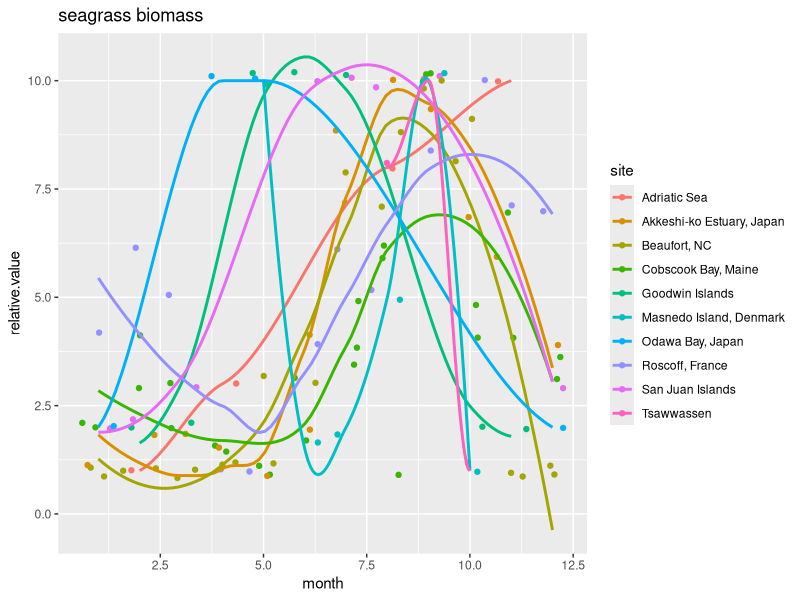
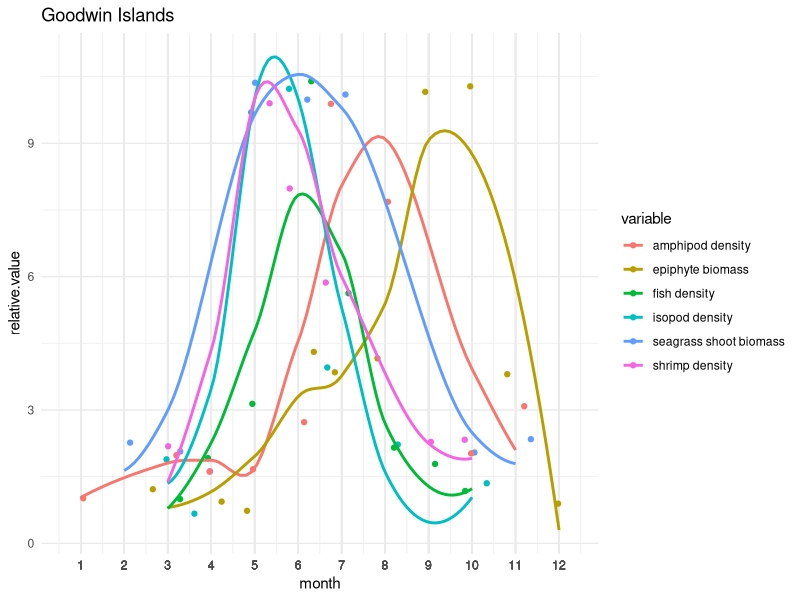
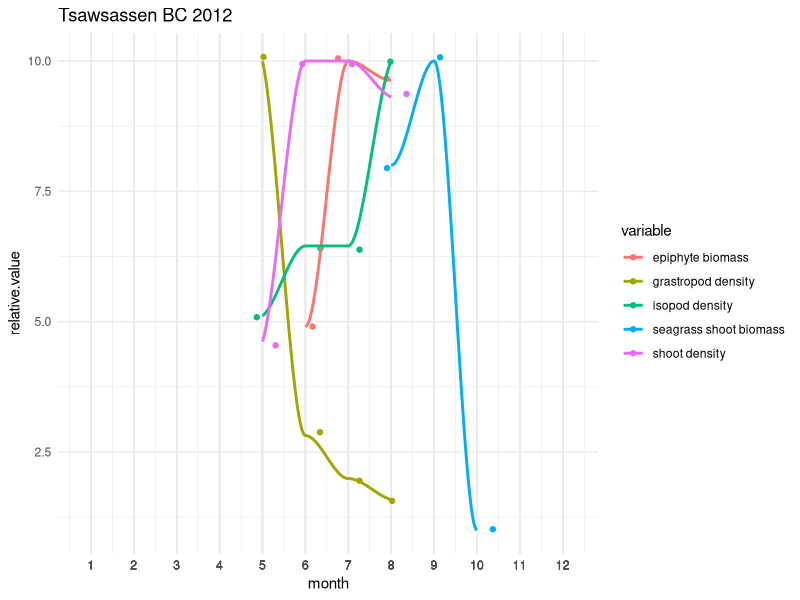
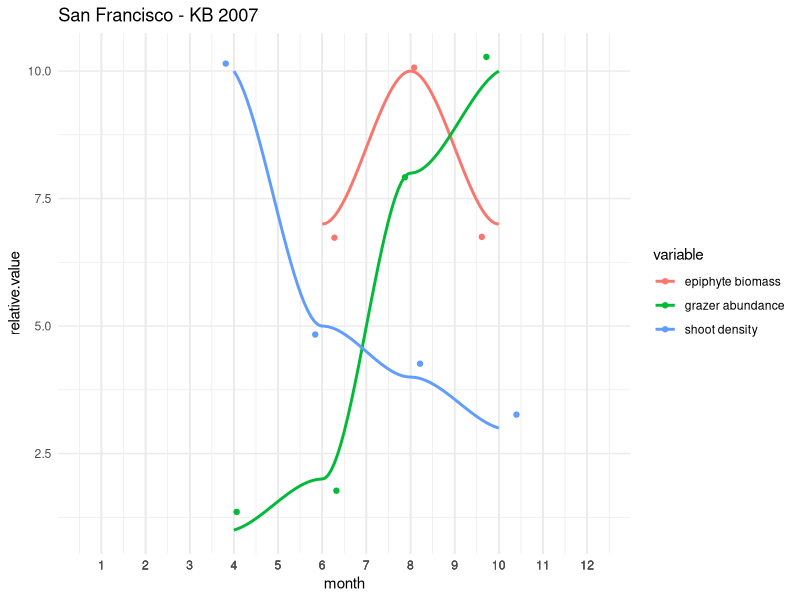
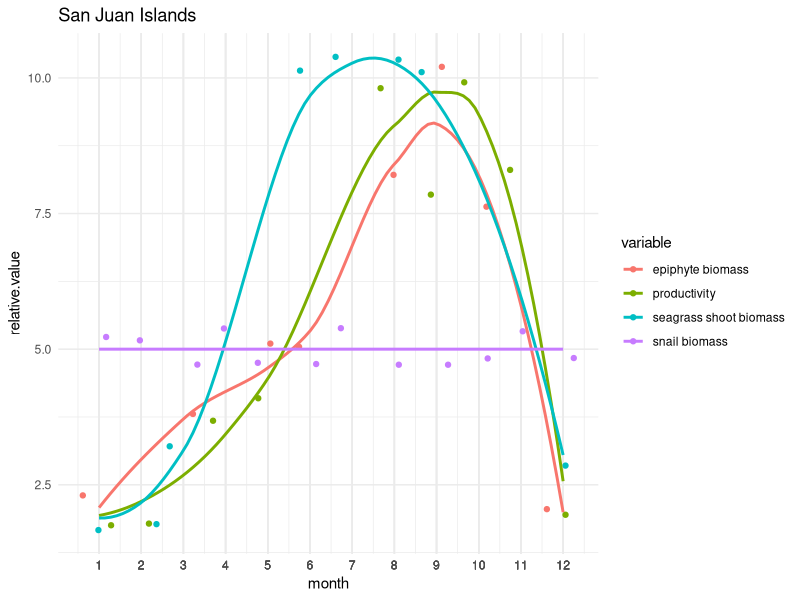
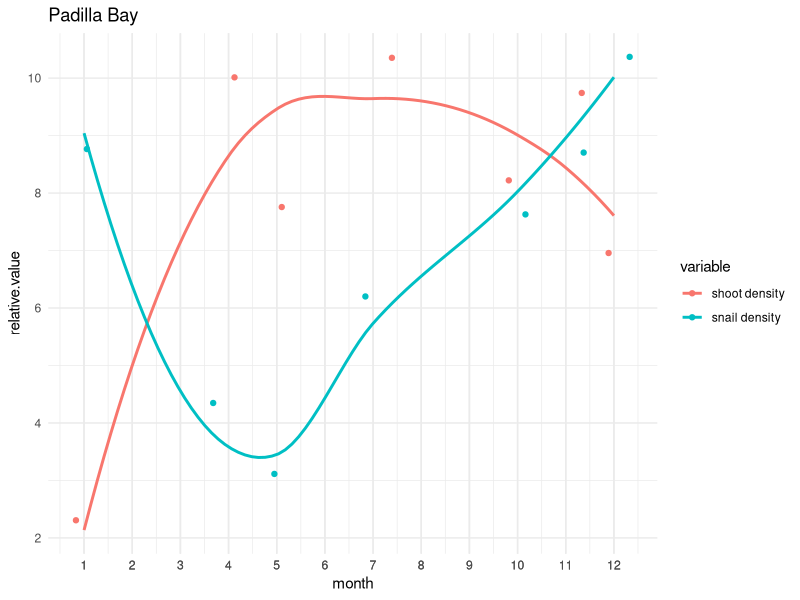
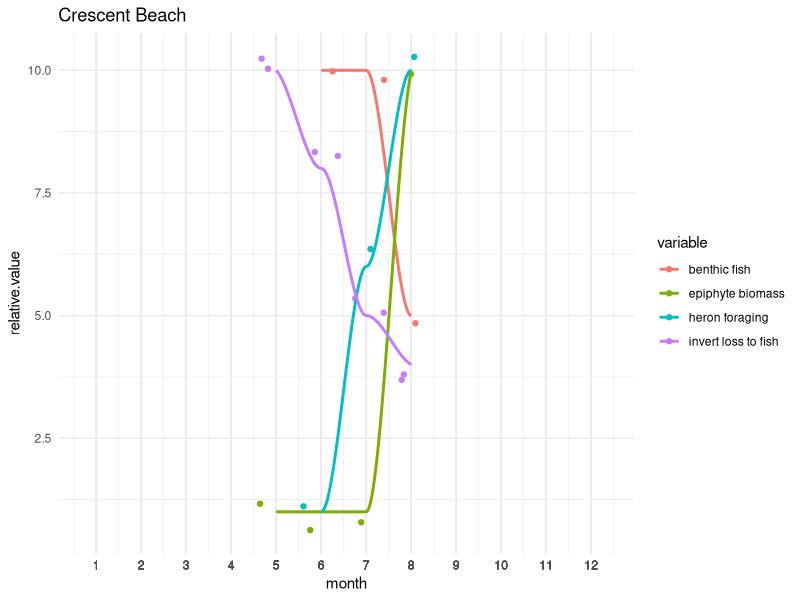
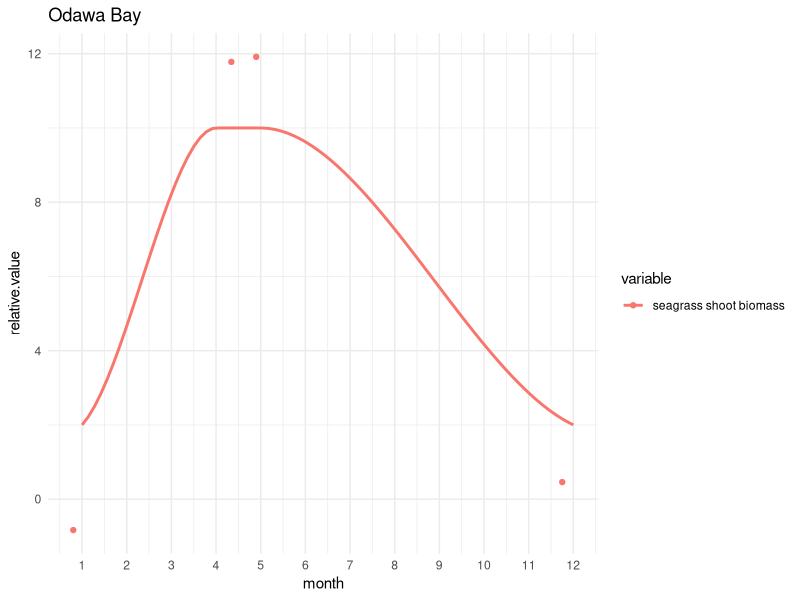

These charts were generated, in order, by the following R code: (Note: this script raises an error after producing the figures.)
### plotting seasonal variation in seagrass events

library(readr)
library(tidyverse)
library(ggplot2)
library(gridExtra)
library(cowplot)


data <- read_csv("sg.seasonality.data.csv")
data$month <- as.numeric(data$month)
head(data)
View(data)

sgb <- data %>%
  filter(., variable == "seagrass shoot biomass") %>%
  group_by(site)

sbg.fig <-
  ggplot(sgb, aes(x = month, y = relative.value)) +
  geom_jitter(aes(x = month, y = relative.value, color = site), na.rm = TRUE) +
  geom_smooth(aes(x = month, y = relative.value, color = site), se = FALSE) +
  ggtitle("seagrass biomass")

sbg.fig

class(data$site)
levels(unique(as.factor(data$site)))

GWI <- data %>%
  filter(., site == "Goodwin Islands") 

GWI.fig <-
  ggplot(GWI, aes(x = month, y = relative.value), group_by(variable)) +
  theme_minimal() +
  scale_x_continuous(breaks = GWI$month) +
  geom_jitter(aes(x = month, y = relative.value, color = variable), na.rm = TRUE) +
  geom_smooth(aes(x = month, y = relative.value, color = variable), se = FALSE) +
  ggtitle("Goodwin Islands")

GWI.fig


TW <- data %>%
  filter(., site == "Tsawwassen") 

TW.fig <-
  ggplot(TW, aes(x = month, y = relative.value), group_by(variable)) +
  theme_minimal() +
  scale_x_continuous(breaks = TW$month) +
  geom_jitter(aes(x = month, y = relative.value, color = variable), na.rm = TRUE) +
  geom_smooth(aes(x = month, y = relative.value, color = variable), se = FALSE) +
  ggtitle("Tsawsassen BC 2012")

TW.fig


SF <- data %>%
  filter(., site == "San Francisco Bay - KB") 

SF.fig <-
  ggplot(SF, aes(x = month, y = relative.value), group_by(variable)) +
  theme_minimal() +
  scale_x_continuous(breaks = SF$month) +
  geom_jitter(aes(x = month, y = relative.value, color = variable), na.rm = TRUE) +
  geom_smooth(aes(x = month, y = relative.value, color = variable), se = FALSE) +
  ggtitle("San Francisco - KB 2007")

SF.fig


SJI <- data %>%
  filter(., site == "San Juan Islands") 

SJI.fig <-
  ggplot(SJI, aes(x = month, y = relative.value), group_by(variable)) +
  theme_minimal() +
  scale_x_continuous(breaks = SJI$month) +
  geom_jitter(aes(x = month, y = relative.value, color = variable), na.rm = TRUE) +
  geom_smooth(aes(x = month, y = relative.value, color = variable), se = FALSE) +
  ggtitle("San Juan Islands")

SJI.fig


PB <- data %>%
  filter(., site == "Padilla Bay") 

PB.fig <-
  ggplot(PB, aes(x = month, y = relative.value), group_by(variable)) +
  theme_minimal() +
  scale_x_continuous(breaks = PB$month) +
  geom_jitter(aes(x = month, y = relative.value, color = variable), na.rm = TRUE) +
  geom_smooth(aes(x = month, y = relative.value, color = variable), se = FALSE) +
  ggtitle("Padilla Bay")

PB.fig

CB <- data %>%
  filter(., site == "Crescent Beach BC") 

CB.fig <-
  ggplot(CB, aes(x = month, y = relative.value), group_by(variable)) +
  theme_minimal() +
  scale_x_continuous(breaks = CB$month) +
  geom_jitter(aes(x = month, y = relative.value, color = variable), na.rm = TRUE) +
  geom_smooth(aes(x = month, y = relative.value, color = variable), se = FALSE) +
  ggtitle("Crescent Beach")

CB.fig


## Odawa Bay
OB <- data %>%
  filter(., site == "Odawa Bay, Japan") 
View(OB)

OB.fig <-
  ggplot(OB, aes(x = month, y = relative.value), group_by(variable)) +
  theme_minimal() +
  scale_x_continuous(breaks = OB$month) +
  geom_jitter(aes(x = month, y = relative.value, color = variable), na.rm = TRUE) +
  geom_smooth(aes(x = month, y = relative.value, color = variable), se = FALSE) +
  ggtitle("Odawa Bay")

OB.fig


## Bodega Bay
BB <- data %>%
  filter(., site == "Bodega Bay") 
View(BB)

BB.fig <-
  ggplot(BB, aes(x = month, y = relative.value), group_by(variable)) +
  theme_minimal() +
  scale_x_continuous(breaks = BB$month) +
  geom_jitter(aes(x = month, y = relative.value, color = variable), na.rm = TRUE) +
  geom_smooth(aes(x = month, y = relative.value, color = variable), se = FALSE) +
  ggtitle("Bodega Bay")

BB.fig

## Roscoff, France
RF <- data %>%
  filter(., site == "Roscoff, France") 
View(BB)

RF.fig <-
  ggplot(RF, aes(x = month, y = relative.value), group_by(variable)) +
  theme_minimal() +
  scale_x_continuous(breaks = RF$month) +
  geom_jitter(aes(x = month, y = relative.value, color = variable), na.rm = TRUE) +
  geom_smooth(aes(x = month, y = relative.value, color = variable), se = FALSE) +
  ggtitle("Roscoff France")

RF.fig

## Beaufort, NC
NC <- data %>%
  filter(., site == "Beaufort, NC") 
View(NC)

NC.fig <-
  ggplot(NC, aes(x = month, y = relative.value), group_by(variable)) +
  theme_minimal() +
  scale_x_continuous(breaks = NC$month) +
  geom_jitter(aes(x = month, y = relative.value, color = variable), na.rm = TRUE) +
  geom_smooth(aes(x = month, y = relative.value, color = variable), se = FALSE) +
  ggtitle("Beaufort, NC")

NC.fig


## Akkeshi-ko Estuary
AK <- data %>%
  filter(., site == "Akkeshi-ko Estuary, Japan") 
View(AK)

AK.fig <-
  ggplot(AK, aes(x = month, y = relative.value), group_by(variable)) +
  theme_minimal() +
  scale_x_continuous(breaks = AK$month) +
  geom_jitter(aes(x = month, y = relative.value, color = variable), na.rm = TRUE) +
  geom_smooth(aes(x = month, y = relative.value, color = variable), se = FALSE) +
  ggtitle("Akkeshi-ko")

AK.fig


OB <- data %>%
  filter(., site == "Otsuchi Bay, Japan") 

OB.fig <-
  ggplot(OB, aes(x = month, y = relative.value), group_by(variable)) +
  theme_minimal() +
  scale_x_continuous(breaks = OB$month) +
  geom_jitter(aes(x = month, y = relative.value, color = variable), na.rm = TRUE) +
  geom_smooth(aes(x = month, y = relative.value, color = variable), se = FALSE) +
  ggtitle("Otsuchi Bay 1996")

OB.fig


## all figs at once
all <- plot_grid(GWI.fig,TW.fig, SF.fig, PB.fig, SJI.fig, CB.fig, nrow = 3, ncol = 2, scale = 0.9, label_size = 9, align = "v")

cowplot::ggsave("allsites.jpg", plot = all, width = 8, height = 10)

### ok, this will work to visualize the patterns. next step, try to get our (and others?) seasonal data into a figure...
